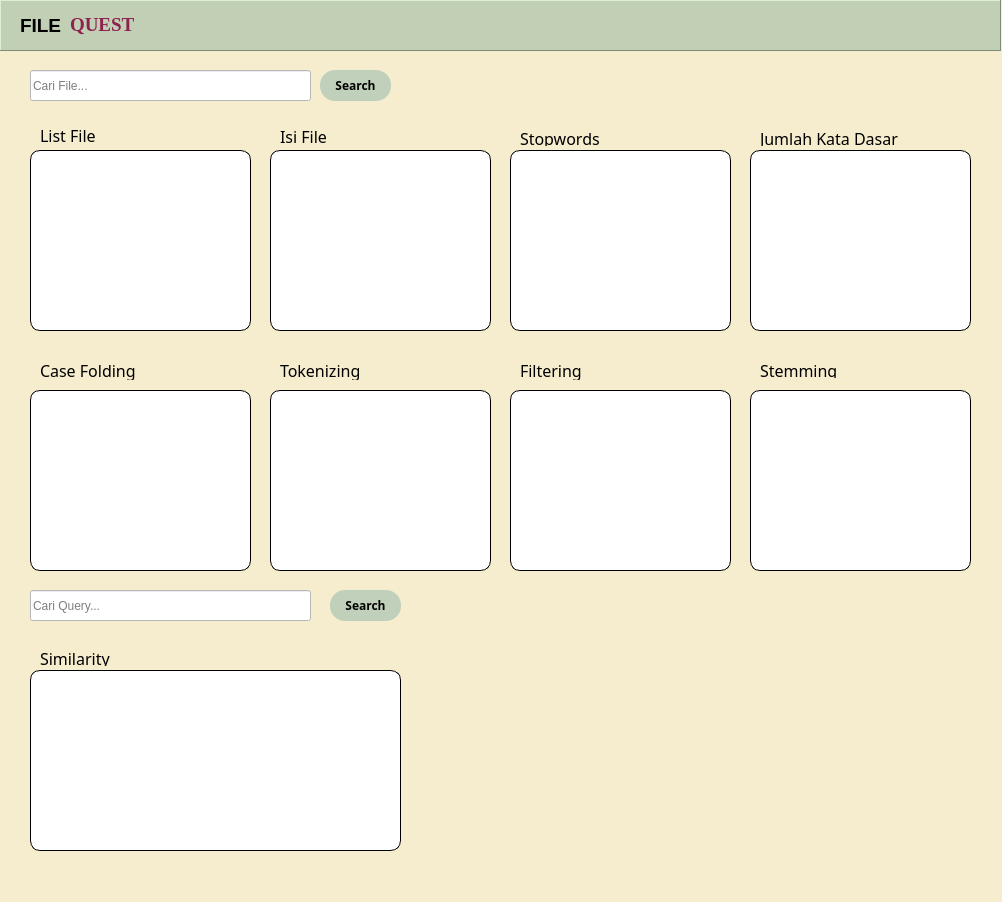
<?xml version="1.0" encoding="UTF-8"?>
<ui version="4.0">
 <class>MainWindow</class>
 <widget class="QMainWindow" name="MainWindow">
  <property name="geometry">
   <rect>
    <x>0</x>
    <y>0</y>
    <width>1002</width>
    <height>902</height>
   </rect>
  </property>
  <property name="cursor">
   <cursorShape>PointingHandCursor</cursorShape>
  </property>
  <property name="windowTitle">
   <string>MainWindow</string>
  </property>
  <property name="autoFillBackground">
   <bool>false</bool>
  </property>
  <property name="styleSheet">
   <string notr="true">QWidget {
	background:#f5edce;
}

QFrame {
	background: #c1d0b5;

}

QLabel {
	background: transparent;
}

QLineEdit {
	background: white;
}

QPushButton {
	background:#c1d0bb;
	color:black;
	border-radius:15px;
}

#label {
	color:black;
	background: transparent;
}

#label_2 {
	color:#8E214E;
	background: transparent;
}

QTextEdit {
	background: white;
	border-radius:10px;
	border: 1px solid black;
}</string>
  </property>
  <widget class="QWidget" name="centralwidget">
   <widget class="QFrame" name="frame">
    <property name="geometry">
     <rect>
      <x>0</x>
      <y>0</y>
      <width>1001</width>
      <height>51</height>
     </rect>
    </property>
    <property name="palette">
     <palette>
      <active>
       <colorrole role="Button">
        <brush brushstyle="SolidPattern">
         <color alpha="255">
          <red>193</red>
          <green>208</green>
          <blue>181</blue>
         </color>
        </brush>
       </colorrole>
       <colorrole role="Base">
        <brush brushstyle="SolidPattern">
         <color alpha="255">
          <red>193</red>
          <green>208</green>
          <blue>181</blue>
         </color>
        </brush>
       </colorrole>
       <colorrole role="Window">
        <brush brushstyle="SolidPattern">
         <color alpha="255">
          <red>193</red>
          <green>208</green>
          <blue>181</blue>
         </color>
        </brush>
       </colorrole>
       <colorrole role="ToolTipText">
        <brush brushstyle="SolidPattern">
         <color alpha="255">
          <red>0</red>
          <green>0</green>
          <blue>127</blue>
         </color>
        </brush>
       </colorrole>
      </active>
      <inactive>
       <colorrole role="Button">
        <brush brushstyle="SolidPattern">
         <color alpha="255">
          <red>193</red>
          <green>208</green>
          <blue>181</blue>
         </color>
        </brush>
       </colorrole>
       <colorrole role="Base">
        <brush brushstyle="SolidPattern">
         <color alpha="255">
          <red>193</red>
          <green>208</green>
          <blue>181</blue>
         </color>
        </brush>
       </colorrole>
       <colorrole role="Window">
        <brush brushstyle="SolidPattern">
         <color alpha="255">
          <red>193</red>
          <green>208</green>
          <blue>181</blue>
         </color>
        </brush>
       </colorrole>
       <colorrole role="ToolTipText">
        <brush brushstyle="SolidPattern">
         <color alpha="255">
          <red>0</red>
          <green>0</green>
          <blue>127</blue>
         </color>
        </brush>
       </colorrole>
      </inactive>
      <disabled>
       <colorrole role="Button">
        <brush brushstyle="SolidPattern">
         <color alpha="255">
          <red>193</red>
          <green>208</green>
          <blue>181</blue>
         </color>
        </brush>
       </colorrole>
       <colorrole role="Base">
        <brush brushstyle="SolidPattern">
         <color alpha="255">
          <red>193</red>
          <green>208</green>
          <blue>181</blue>
         </color>
        </brush>
       </colorrole>
       <colorrole role="Window">
        <brush brushstyle="SolidPattern">
         <color alpha="255">
          <red>193</red>
          <green>208</green>
          <blue>181</blue>
         </color>
        </brush>
       </colorrole>
       <colorrole role="ToolTipText">
        <brush brushstyle="SolidPattern">
         <color alpha="255">
          <red>0</red>
          <green>0</green>
          <blue>127</blue>
         </color>
        </brush>
       </colorrole>
      </disabled>
     </palette>
    </property>
    <property name="autoFillBackground">
     <bool>false</bool>
    </property>
    <property name="frameShape">
     <enum>QFrame::Panel</enum>
    </property>
    <property name="frameShadow">
     <enum>QFrame::Raised</enum>
    </property>
    <widget class="QLabel" name="label">
     <property name="geometry">
      <rect>
       <x>20</x>
       <y>10</y>
       <width>51</width>
       <height>31</height>
      </rect>
     </property>
     <property name="font">
      <font>
       <family>Tahoma</family>
       <pointsize>14</pointsize>
       <weight>75</weight>
       <bold>true</bold>
      </font>
     </property>
     <property name="text">
      <string>FILE</string>
     </property>
     <property name="textFormat">
      <enum>Qt::AutoText</enum>
     </property>
     <property name="textInteractionFlags">
      <set>Qt::LinksAccessibleByMouse</set>
     </property>
    </widget>
    <widget class="QLabel" name="label_2">
     <property name="geometry">
      <rect>
       <x>70</x>
       <y>15</y>
       <width>71</width>
       <height>20</height>
      </rect>
     </property>
     <property name="font">
      <font>
       <family>Times New Roman</family>
       <pointsize>14</pointsize>
       <weight>75</weight>
       <bold>true</bold>
      </font>
     </property>
     <property name="toolTip">
      <string>&lt;!DOCTYPE HTML PUBLIC &quot;-//W3C//DTD HTML 4.0//EN&quot; &quot;http://www.w3.org/TR/REC-html40/strict.dtd&quot;&gt;
&lt;html&gt;&lt;head&gt;&lt;meta name=&quot;qrichtext&quot; content=&quot;1&quot; /&gt;&lt;style type=&quot;text/css&quot;&gt;
p, li { white-space: pre-wrap; }
&lt;/style&gt;&lt;/head&gt;&lt;body style=&quot; font-family:'Segoe UI'; font-size:14pt; font-weight:600; font-style:normal;&quot;&gt;
&lt;p style=&quot;-qt-paragraph-type:empty; margin-top:12px; margin-bottom:12px; margin-left:0px; margin-right:0px; -qt-block-indent:0; text-indent:0px;&quot;&gt;&lt;br /&gt;&lt;/p&gt;&lt;/body&gt;&lt;/html&gt;</string>
     </property>
     <property name="text">
      <string>QUEST</string>
     </property>
    </widget>
   </widget>
   <widget class="QPushButton" name="pushButton">
    <property name="geometry">
     <rect>
      <x>330</x>
      <y>590</y>
      <width>71</width>
      <height>31</height>
     </rect>
    </property>
    <property name="font">
     <font>
      <family>Lucida Fax</family>
      <pointsize>9</pointsize>
      <weight>75</weight>
      <bold>true</bold>
     </font>
    </property>
    <property name="text">
     <string>Search</string>
    </property>
   </widget>
   <widget class="QLabel" name="label_3">
    <property name="geometry">
     <rect>
      <x>40</x>
      <y>125</y>
      <width>81</width>
      <height>21</height>
     </rect>
    </property>
    <property name="font">
     <font>
      <family>Forte</family>
      <pointsize>12</pointsize>
      <weight>50</weight>
      <bold>false</bold>
     </font>
    </property>
    <property name="text">
     <string>List File</string>
    </property>
   </widget>
   <widget class="QLabel" name="label_4">
    <property name="geometry">
     <rect>
      <x>40</x>
      <y>360</y>
      <width>131</width>
      <height>20</height>
     </rect>
    </property>
    <property name="font">
     <font>
      <family>Forte</family>
      <pointsize>12</pointsize>
     </font>
    </property>
    <property name="text">
     <string>Case Folding</string>
    </property>
   </widget>
   <widget class="QLabel" name="label_5">
    <property name="geometry">
     <rect>
      <x>520</x>
      <y>130</y>
      <width>101</width>
      <height>16</height>
     </rect>
    </property>
    <property name="font">
     <font>
      <family>Forte</family>
      <pointsize>12</pointsize>
     </font>
    </property>
    <property name="text">
     <string>Stopwords</string>
    </property>
   </widget>
   <widget class="QLabel" name="label_6">
    <property name="geometry">
     <rect>
      <x>760</x>
      <y>362</y>
      <width>101</width>
      <height>16</height>
     </rect>
    </property>
    <property name="font">
     <font>
      <family>Forte</family>
      <pointsize>12</pointsize>
     </font>
    </property>
    <property name="text">
     <string>Stemming</string>
    </property>
   </widget>
   <widget class="QLabel" name="label_7">
    <property name="geometry">
     <rect>
      <x>40</x>
      <y>650</y>
      <width>91</width>
      <height>16</height>
     </rect>
    </property>
    <property name="font">
     <font>
      <family>Forte</family>
      <pointsize>12</pointsize>
     </font>
    </property>
    <property name="text">
     <string>Similarity</string>
    </property>
   </widget>
   <widget class="QLineEdit" name="cari_file">
    <property name="geometry">
     <rect>
      <x>30</x>
      <y>70</y>
      <width>281</width>
      <height>31</height>
     </rect>
    </property>
    <property name="font">
     <font>
      <family>Nirmala UI</family>
      <pointsize>9</pointsize>
     </font>
    </property>
    <property name="placeholderText">
     <string>Cari File...</string>
    </property>
   </widget>
   <widget class="QPushButton" name="button_file">
    <property name="geometry">
     <rect>
      <x>320</x>
      <y>70</y>
      <width>71</width>
      <height>31</height>
     </rect>
    </property>
    <property name="font">
     <font>
      <family>Lucida Fax</family>
      <pointsize>9</pointsize>
      <weight>75</weight>
      <bold>true</bold>
     </font>
    </property>
    <property name="text">
     <string>Search</string>
    </property>
   </widget>
   <widget class="QLabel" name="label_8">
    <property name="geometry">
     <rect>
      <x>280</x>
      <y>126</y>
      <width>91</width>
      <height>20</height>
     </rect>
    </property>
    <property name="font">
     <font>
      <family>Forte</family>
      <pointsize>12</pointsize>
     </font>
    </property>
    <property name="text">
     <string>Isi File</string>
    </property>
   </widget>
   <widget class="QTextBrowser" name="list_file">
    <property name="geometry">
     <rect>
      <x>30</x>
      <y>150</y>
      <width>221</width>
      <height>181</height>
     </rect>
    </property>
   </widget>
   <widget class="QTextBrowser" name="isi_file">
    <property name="geometry">
     <rect>
      <x>270</x>
      <y>150</y>
      <width>221</width>
      <height>181</height>
     </rect>
    </property>
   </widget>
   <widget class="QLineEdit" name="cari">
    <property name="geometry">
     <rect>
      <x>30</x>
      <y>590</y>
      <width>281</width>
      <height>31</height>
     </rect>
    </property>
    <property name="font">
     <font>
      <family>Nirmala UI</family>
      <pointsize>9</pointsize>
     </font>
    </property>
    <property name="placeholderText">
     <string>Cari Query...</string>
    </property>
   </widget>
   <widget class="QTextBrowser" name="case_folding">
    <property name="geometry">
     <rect>
      <x>30</x>
      <y>390</y>
      <width>221</width>
      <height>181</height>
     </rect>
    </property>
   </widget>
   <widget class="QTextBrowser" name="tokenizing">
    <property name="geometry">
     <rect>
      <x>270</x>
      <y>390</y>
      <width>221</width>
      <height>181</height>
     </rect>
    </property>
   </widget>
   <widget class="QTextBrowser" name="filtering">
    <property name="geometry">
     <rect>
      <x>510</x>
      <y>390</y>
      <width>221</width>
      <height>181</height>
     </rect>
    </property>
   </widget>
   <widget class="QLabel" name="label_9">
    <property name="geometry">
     <rect>
      <x>280</x>
      <y>360</y>
      <width>111</width>
      <height>20</height>
     </rect>
    </property>
    <property name="font">
     <font>
      <family>Forte</family>
      <pointsize>12</pointsize>
     </font>
    </property>
    <property name="text">
     <string>Tokenizing</string>
    </property>
   </widget>
   <widget class="QLabel" name="label_10">
    <property name="geometry">
     <rect>
      <x>520</x>
      <y>360</y>
      <width>111</width>
      <height>20</height>
     </rect>
    </property>
    <property name="font">
     <font>
      <family>Forte</family>
      <pointsize>12</pointsize>
     </font>
    </property>
    <property name="text">
     <string>Filtering</string>
    </property>
   </widget>
   <widget class="QTextBrowser" name="stemming">
    <property name="geometry">
     <rect>
      <x>750</x>
      <y>390</y>
      <width>221</width>
      <height>181</height>
     </rect>
    </property>
   </widget>
   <widget class="QTextBrowser" name="stopwords">
    <property name="geometry">
     <rect>
      <x>510</x>
      <y>150</y>
      <width>221</width>
      <height>181</height>
     </rect>
    </property>
   </widget>
   <widget class="QTextBrowser" name="temu_balik">
    <property name="geometry">
     <rect>
      <x>30</x>
      <y>670</y>
      <width>371</width>
      <height>181</height>
     </rect>
    </property>
   </widget>
   <widget class="QTextBrowser" name="jumlah_kata">
    <property name="geometry">
     <rect>
      <x>750</x>
      <y>150</y>
      <width>221</width>
      <height>181</height>
     </rect>
    </property>
   </widget>
   <widget class="QLabel" name="label_11">
    <property name="geometry">
     <rect>
      <x>760</x>
      <y>130</y>
      <width>161</width>
      <height>16</height>
     </rect>
    </property>
    <property name="font">
     <font>
      <family>Forte</family>
      <pointsize>12</pointsize>
     </font>
    </property>
    <property name="text">
     <string>Jumlah Kata Dasar</string>
    </property>
   </widget>
  </widget>
  <widget class="QMenuBar" name="menubar">
   <property name="geometry">
    <rect>
     <x>0</x>
     <y>0</y>
     <width>1002</width>
     <height>26</height>
    </rect>
   </property>
  </widget>
  <widget class="QStatusBar" name="statusbar"/>
 </widget>
 <resources/>
 <connections/>
</ui>
